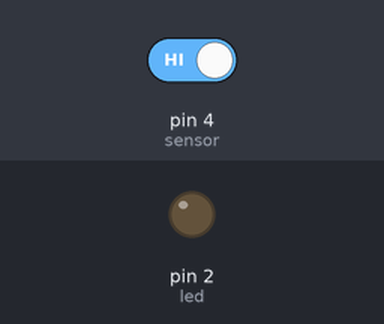
A sketch run on a simulated Arduino Uno, built with avr-gcc and run on an emulated ATmega328P. Shown: output pins drawn as LEDs (lit = HIGH). The test bench sets the inputs (shaded band); at power-on: pin 4 (sensor) HIGH.

Above: at 1.2 s.
1.3 s: pin 4 (sensor) driven LOW
At 1.6 s:
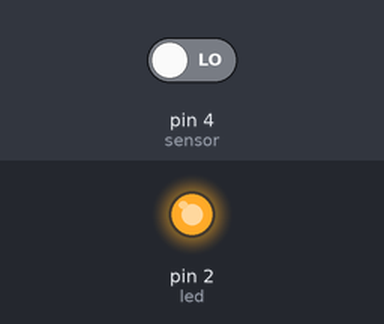
2.8 s: pin 4 (sensor) driven HIGH
At 4.0 s:
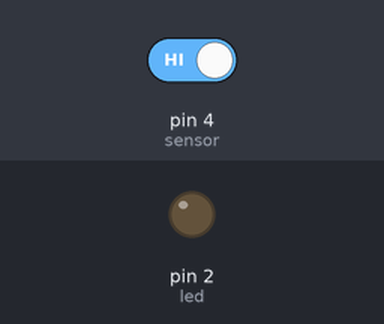
Timing chart, 0 to 5.8 s (numbered marks = the images above; inputs shaded):
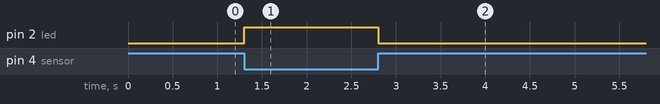

The sketch:

testeSensor.ino
```cpp
#define sensor 4
#define led 2

void setup()
{
    pinMode(sensor, INPUT);
    pinMode(led, OUTPUT);
    Serial.begin(9600);
}

void loop()
{
  if(digitalRead(sensor) == LOW)
  {digitalWrite(led, HIGH);}
  else
  {digitalWrite(led, LOW);}
}
```

Measured:
- after the input at 1.3 s, pin 2 (led): LOW → HIGH at once
- after the input at 2.8 s, pin 2 (led): HIGH → LOW at once
